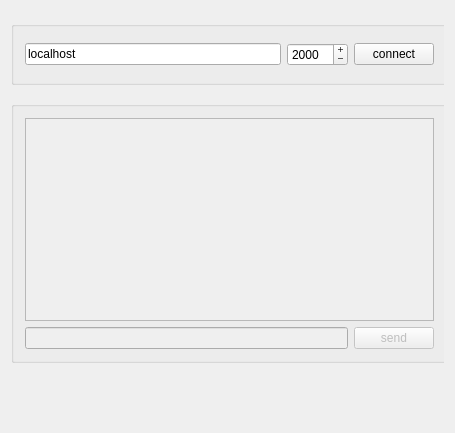
<?xml version="1.0" encoding="UTF-8"?>
<ui version="4.0">
 <class>MyWidget</class>
 <widget class="QWidget" name="MyWidget">
  <property name="geometry">
   <rect>
    <x>0</x>
    <y>0</y>
    <width>455</width>
    <height>433</height>
   </rect>
  </property>
  <property name="windowTitle">
   <string>Simple TCP client</string>
  </property>
  <layout class="QVBoxLayout" name="verticalLayout">
   <item>
    <widget class="QStackedWidget" name="stackedWidget">
     <property name="currentIndex">
      <number>0</number>
     </property>
     <widget class="QWidget" name="page">
      <widget class="QGroupBox" name="connectGroup">
       <property name="geometry">
        <rect>
         <x>0</x>
         <y>10</y>
         <width>437</width>
         <height>64</height>
        </rect>
       </property>
       <property name="title">
        <string/>
       </property>
       <layout class="QHBoxLayout" name="horizontalLayout">
        <item>
         <widget class="QLineEdit" name="hostLineEdit">
          <property name="text">
           <string>localhost</string>
          </property>
         </widget>
        </item>
        <item>
         <widget class="QSpinBox" name="portSpinBox">
          <property name="buttonSymbols">
           <enum>QAbstractSpinBox::PlusMinus</enum>
          </property>
          <property name="minimum">
           <number>1</number>
          </property>
          <property name="maximum">
           <number>65535</number>
          </property>
          <property name="value">
           <number>2000</number>
          </property>
         </widget>
        </item>
        <item>
         <widget class="QPushButton" name="conectBtn">
          <property name="cursor">
           <cursorShape>PointingHandCursor</cursorShape>
          </property>
          <property name="text">
           <string>connect</string>
          </property>
         </widget>
        </item>
       </layout>
      </widget>
      <widget class="QGroupBox" name="talkGroup">
       <property name="enabled">
        <bool>false</bool>
       </property>
       <property name="geometry">
        <rect>
         <x>0</x>
         <y>90</y>
         <width>437</width>
         <height>262</height>
        </rect>
       </property>
       <property name="title">
        <string/>
       </property>
       <layout class="QGridLayout" name="gridLayout">
        <item row="1" column="0">
         <widget class="QLineEdit" name="msgLineEdit">
          <property name="maxLength">
           <number>4095</number>
          </property>
         </widget>
        </item>
        <item row="0" column="0" colspan="2">
         <widget class="QTextEdit" name="msgsTextEdit">
          <property name="readOnly">
           <bool>true</bool>
          </property>
         </widget>
        </item>
        <item row="1" column="1">
         <widget class="QPushButton" name="sendBtn">
          <property name="cursor">
           <cursorShape>PointingHandCursor</cursorShape>
          </property>
          <property name="text">
           <string>send</string>
          </property>
         </widget>
        </item>
       </layout>
      </widget>
     </widget>
     <widget class="QWidget" name="page_2">
      <widget class="QGroupBox" name="groupBox">
       <property name="geometry">
        <rect>
         <x>70</x>
         <y>30</y>
         <width>311</width>
         <height>361</height>
        </rect>
       </property>
       <property name="title">
        <string/>
       </property>
       <widget class="QLineEdit" name="lineEditMM">
        <property name="enabled">
         <bool>true</bool>
        </property>
        <property name="geometry">
         <rect>
          <x>20</x>
          <y>260</y>
          <width>261</width>
          <height>41</height>
         </rect>
        </property>
        <property name="maxLength">
         <number>4095</number>
        </property>
       </widget>
       <widget class="QTextEdit" name="textEditMM">
        <property name="enabled">
         <bool>false</bool>
        </property>
        <property name="geometry">
         <rect>
          <x>20</x>
          <y>20</y>
          <width>261</width>
          <height>221</height>
         </rect>
        </property>
       </widget>
       <widget class="QPushButton" name="pushButtonMM">
        <property name="geometry">
         <rect>
          <x>110</x>
          <y>320</y>
          <width>90</width>
          <height>28</height>
         </rect>
        </property>
        <property name="cursor">
         <cursorShape>PointingHandCursor</cursorShape>
        </property>
        <property name="text">
         <string>ENTER</string>
        </property>
       </widget>
      </widget>
      <widget class="QLineEdit" name="lineEditMMHead">
       <property name="enabled">
        <bool>false</bool>
       </property>
       <property name="geometry">
        <rect>
         <x>130</x>
         <y>10</y>
         <width>181</width>
         <height>28</height>
        </rect>
       </property>
       <property name="font">
        <font>
         <pointsize>12</pointsize>
         <weight>75</weight>
         <bold>true</bold>
        </font>
       </property>
       <property name="autoFillBackground">
        <bool>false</bool>
       </property>
       <property name="alignment">
        <set>Qt::AlignCenter</set>
       </property>
       <property name="readOnly">
        <bool>false</bool>
       </property>
       <property name="placeholderText">
        <string>Main Menu</string>
       </property>
      </widget>
     </widget>
     <widget class="QWidget" name="page_3">
      <widget class="QGroupBox" name="groupBox_2">
       <property name="geometry">
        <rect>
         <x>70</x>
         <y>30</y>
         <width>311</width>
         <height>361</height>
        </rect>
       </property>
       <property name="title">
        <string/>
       </property>
       <widget class="QLineEdit" name="lineEditMH">
        <property name="enabled">
         <bool>true</bool>
        </property>
        <property name="geometry">
         <rect>
          <x>20</x>
          <y>260</y>
          <width>261</width>
          <height>41</height>
         </rect>
        </property>
        <property name="maxLength">
         <number>4095</number>
        </property>
       </widget>
       <widget class="QTextEdit" name="textEditMH">
        <property name="enabled">
         <bool>false</bool>
        </property>
        <property name="geometry">
         <rect>
          <x>20</x>
          <y>20</y>
          <width>261</width>
          <height>221</height>
         </rect>
        </property>
       </widget>
       <widget class="QPushButton" name="pushButtonMH">
        <property name="geometry">
         <rect>
          <x>110</x>
          <y>320</y>
          <width>90</width>
          <height>28</height>
         </rect>
        </property>
        <property name="cursor">
         <cursorShape>PointingHandCursor</cursorShape>
        </property>
        <property name="text">
         <string>ENTER</string>
        </property>
       </widget>
      </widget>
      <widget class="QLineEdit" name="lineEditMHHead">
       <property name="enabled">
        <bool>false</bool>
       </property>
       <property name="geometry">
        <rect>
         <x>130</x>
         <y>10</y>
         <width>181</width>
         <height>28</height>
        </rect>
       </property>
       <property name="font">
        <font>
         <pointsize>12</pointsize>
         <weight>75</weight>
         <bold>true</bold>
        </font>
       </property>
       <property name="autoFillBackground">
        <bool>false</bool>
       </property>
       <property name="alignment">
        <set>Qt::AlignCenter</set>
       </property>
       <property name="readOnly">
        <bool>false</bool>
       </property>
       <property name="placeholderText">
        <string>Host Menu</string>
       </property>
      </widget>
     </widget>
     <widget class="QWidget" name="page_4">
      <widget class="QGroupBox" name="groupBox_3">
       <property name="geometry">
        <rect>
         <x>70</x>
         <y>30</y>
         <width>311</width>
         <height>361</height>
        </rect>
       </property>
       <property name="title">
        <string/>
       </property>
       <widget class="QLineEdit" name="lineEditMP">
        <property name="enabled">
         <bool>true</bool>
        </property>
        <property name="geometry">
         <rect>
          <x>20</x>
          <y>260</y>
          <width>261</width>
          <height>41</height>
         </rect>
        </property>
        <property name="maxLength">
         <number>4095</number>
        </property>
       </widget>
       <widget class="QTextEdit" name="textEditMP">
        <property name="enabled">
         <bool>false</bool>
        </property>
        <property name="geometry">
         <rect>
          <x>20</x>
          <y>20</y>
          <width>261</width>
          <height>221</height>
         </rect>
        </property>
       </widget>
       <widget class="QPushButton" name="pushButtonMP">
        <property name="geometry">
         <rect>
          <x>110</x>
          <y>320</y>
          <width>90</width>
          <height>28</height>
         </rect>
        </property>
        <property name="cursor">
         <cursorShape>PointingHandCursor</cursorShape>
        </property>
        <property name="text">
         <string>ENTER</string>
        </property>
       </widget>
      </widget>
      <widget class="QLineEdit" name="lineEditMPHead">
       <property name="enabled">
        <bool>false</bool>
       </property>
       <property name="geometry">
        <rect>
         <x>130</x>
         <y>10</y>
         <width>181</width>
         <height>28</height>
        </rect>
       </property>
       <property name="font">
        <font>
         <pointsize>12</pointsize>
         <weight>75</weight>
         <bold>true</bold>
        </font>
       </property>
       <property name="autoFillBackground">
        <bool>false</bool>
       </property>
       <property name="alignment">
        <set>Qt::AlignCenter</set>
       </property>
       <property name="readOnly">
        <bool>false</bool>
       </property>
       <property name="placeholderText">
        <string>Player Menu</string>
       </property>
      </widget>
     </widget>
     <widget class="QWidget" name="page_5">
      <widget class="QGroupBox" name="groupBox_4">
       <property name="geometry">
        <rect>
         <x>70</x>
         <y>30</y>
         <width>311</width>
         <height>361</height>
        </rect>
       </property>
       <property name="title">
        <string/>
       </property>
       <widget class="QTextEdit" name="textEditQ">
        <property name="enabled">
         <bool>false</bool>
        </property>
        <property name="geometry">
         <rect>
          <x>20</x>
          <y>20</y>
          <width>261</width>
          <height>221</height>
         </rect>
        </property>
       </widget>
       <widget class="QPushButton" name="pushButtonQA">
        <property name="geometry">
         <rect>
          <x>40</x>
          <y>260</y>
          <width>90</width>
          <height>28</height>
         </rect>
        </property>
        <property name="cursor">
         <cursorShape>PointingHandCursor</cursorShape>
        </property>
        <property name="text">
         <string>A</string>
        </property>
       </widget>
       <widget class="QPushButton" name="pushButtonQB">
        <property name="geometry">
         <rect>
          <x>170</x>
          <y>260</y>
          <width>90</width>
          <height>28</height>
         </rect>
        </property>
        <property name="cursor">
         <cursorShape>PointingHandCursor</cursorShape>
        </property>
        <property name="text">
         <string>B</string>
        </property>
       </widget>
       <widget class="QPushButton" name="pushButtonQC">
        <property name="geometry">
         <rect>
          <x>40</x>
          <y>310</y>
          <width>90</width>
          <height>28</height>
         </rect>
        </property>
        <property name="cursor">
         <cursorShape>PointingHandCursor</cursorShape>
        </property>
        <property name="text">
         <string>C</string>
        </property>
       </widget>
       <widget class="QPushButton" name="pushButtonQD">
        <property name="geometry">
         <rect>
          <x>170</x>
          <y>310</y>
          <width>90</width>
          <height>28</height>
         </rect>
        </property>
        <property name="cursor">
         <cursorShape>PointingHandCursor</cursorShape>
        </property>
        <property name="text">
         <string>D</string>
        </property>
       </widget>
      </widget>
      <widget class="QLineEdit" name="lineEditQHead">
       <property name="enabled">
        <bool>false</bool>
       </property>
       <property name="geometry">
        <rect>
         <x>130</x>
         <y>10</y>
         <width>181</width>
         <height>28</height>
        </rect>
       </property>
       <property name="font">
        <font>
         <pointsize>12</pointsize>
         <weight>75</weight>
         <bold>true</bold>
        </font>
       </property>
       <property name="autoFillBackground">
        <bool>false</bool>
       </property>
       <property name="alignment">
        <set>Qt::AlignCenter</set>
       </property>
       <property name="readOnly">
        <bool>false</bool>
       </property>
       <property name="placeholderText">
        <string>Question</string>
       </property>
      </widget>
     </widget>
     <widget class="QWidget" name="page_6">
      <widget class="QGroupBox" name="groupBox_5">
       <property name="geometry">
        <rect>
         <x>70</x>
         <y>30</y>
         <width>311</width>
         <height>361</height>
        </rect>
       </property>
       <property name="title">
        <string/>
       </property>
       <widget class="QTextEdit" name="textEditS">
        <property name="enabled">
         <bool>false</bool>
        </property>
        <property name="geometry">
         <rect>
          <x>20</x>
          <y>20</y>
          <width>261</width>
          <height>221</height>
         </rect>
        </property>
       </widget>
       <widget class="QPushButton" name="pushButtonS">
        <property name="geometry">
         <rect>
          <x>110</x>
          <y>270</y>
          <width>90</width>
          <height>28</height>
         </rect>
        </property>
        <property name="text">
         <string>ENTER</string>
        </property>
       </widget>
      </widget>
      <widget class="QLineEdit" name="lineEditSHead">
       <property name="enabled">
        <bool>false</bool>
       </property>
       <property name="geometry">
        <rect>
         <x>130</x>
         <y>10</y>
         <width>181</width>
         <height>28</height>
        </rect>
       </property>
       <property name="font">
        <font>
         <pointsize>12</pointsize>
         <weight>75</weight>
         <bold>true</bold>
        </font>
       </property>
       <property name="autoFillBackground">
        <bool>false</bool>
       </property>
       <property name="alignment">
        <set>Qt::AlignCenter</set>
       </property>
       <property name="readOnly">
        <bool>false</bool>
       </property>
       <property name="placeholderText">
        <string>Scoreboard</string>
       </property>
      </widget>
     </widget>
    </widget>
   </item>
  </layout>
 </widget>
 <layoutdefault spacing="6" margin="11"/>
 <tabstops>
  <tabstop>portSpinBox</tabstop>
  <tabstop>hostLineEdit</tabstop>
  <tabstop>conectBtn</tabstop>
  <tabstop>msgLineEdit</tabstop>
  <tabstop>sendBtn</tabstop>
  <tabstop>msgsTextEdit</tabstop>
 </tabstops>
 <resources/>
 <connections/>
</ui>
